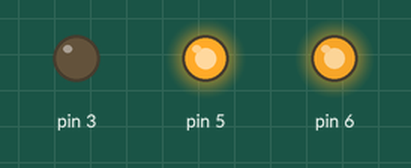
This sketch was run on a simulated Arduino Uno, built with avr-gcc and run on an emulated ATmega328P. Shown: output pins drawn as LEDs (lit = HIGH).

Above: at 0.15 s.
At 6.25 s:
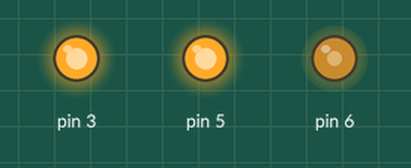
At 13.26 s:
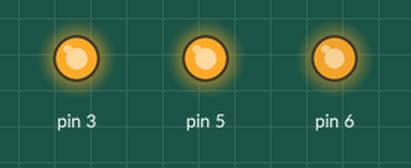
At 16.92 s:
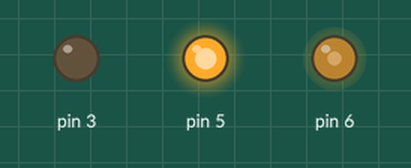
At 25.15 s:
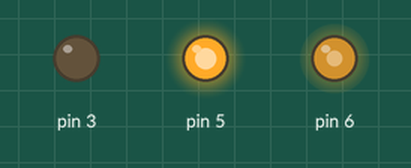
Timing chart, 0 to 25.6 s (numbered marks = the images above):
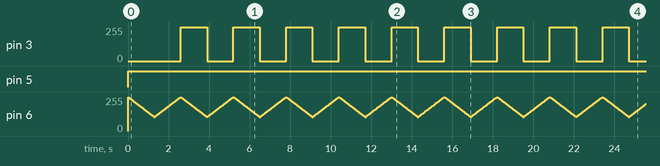

Measured:
- by itself, pin 3: alternates 255/255 for 1.3 s and 0/255 for 1.3 s
- by itself, pin 5: LOW → HIGH at 0.00 s

The sketch:

respira_color.ino
```cpp
// Sesion 9 - Reto: la lampara respira en tu color
// LED RGB de anodo comun: la patita larga a 5V; R al pin 6, G al pin 5, B al pin 3,
// cada color con su resistencia de 220 ohm. Se prende al reves: 0 = a todo, 255 = apagado.
// La receta del morado es (150, 0, 255): map escala cada ingrediente segun el brillo.

void setup() {
}

void loop() {
  for (int b = 0; b <= 255; b++) {        // inhala
    color(map(b, 0, 255, 0, 150), 0, b);  // morado, de apagado a todo
    delay(5);
  }
  for (int b = 255; b >= 0; b--) {        // exhala
    color(map(b, 0, 255, 0, 150), 0, b);
    delay(5);
  }
}

void color(int r, int g, int b) {
  analogWrite(6, 255 - r);   // al reves: 255 - r prende r
  analogWrite(5, 255 - g);
  analogWrite(3, 255 - b);
}
```
